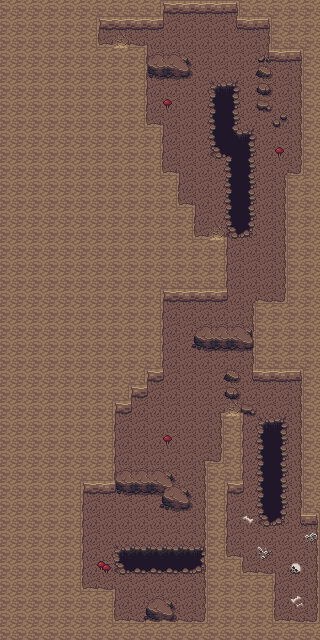

This is a level from a 2D game, rendered from its Tiled map with the project's own tilesets. A one-line summary and the map file follow, with tile-layer data summarised:
An orthogonal 20x40 tile map with 16x16 px tiles, 4 tile layers (Lowest Level, Pit, Layer 3, Wall), 2 tilesets and 46 objects (35x collision, 10x event, collision-line).

<map version="1.10" tiledversion="1.12.2" orientation="orthogonal" renderorder="right-down" compressionlevel="0" width="20" height="40" tilewidth="16" tileheight="16" infinite="0" nextlayerid="7" nextobjectid="47">
 <properties>
  <property name="edges" value="clamped" />
  <property name="inside" type="bool" value="true" />
  <property name="map_type" value="dungeon" />
  <property name="scenario" value="xero" />
  <property name="slug" value="tunnel_below" />
 </properties>
 <tileset firstgid="1" source="../gfx/tilesets/core_city_and_country.tsx" />
 <tileset firstgid="1441" source="../gfx/tilesets/core_outdoor.tsx" />
 <layer id="1" name="Lowest Level" width="20" height="40">
  <data>[800 cells, 800 non-empty, 2 distinct tile ids]</data>
 </layer>
 <layer id="2" name="Pit" width="20" height="40">
  <data>[800 cells, 94 non-empty, 29 distinct tile ids]</data>
 </layer>
 <layer id="3" name="Layer 3" width="20" height="40">
  <data>[800 cells, 0 non-empty, 0 distinct tile ids]</data>
 </layer>
 <layer id="4" name="Wall" width="20" height="40">
  <data>[800 cells, 589 non-empty, 13 distinct tile ids]</data>
 </layer>
 <objectgroup color="#ff0000" id="5" name="Collisions">
  <object id="2" type="collision" x="112" y="544" width="112" height="32" />
  <object id="3" type="collision" x="208" y="464" width="16" height="176" />
  <object id="4" type="collision" x="224" y="416" width="16" height="80" />
  <object id="5" type="collision" x="256" y="416" width="32" height="112" />
  <object id="6" type="collision" x="224" y="368" width="16" height="32" />
  <object id="7" type="collision" x="240" y="400" width="16" height="16" />
  <object id="8" type="collision-line" x="320" y="624">
   <polyline points="0,0 0,-112" />
  </object>
  <object id="9" type="collision" x="144" y="592" width="32" height="32" />
  <object id="10" type="collision" x="192" y="320" width="64" height="32" />
  <object id="11" type="collision" x="208" y="80" width="32" height="80" />
  <object id="12" type="collision" x="224" y="128" width="32" height="112" />
  <object id="13" type="collision" x="256" y="48" width="16" height="64" />
  <object id="14" type="collision" x="272" y="112" width="16" height="16" />
  <object id="15" type="collision" x="144" y="48" width="48" height="32" />
  <object id="16" type="collision" x="112" y="464" width="64" height="32" />
  <object id="17" type="collision" x="160" y="480" width="32" height="32" />
  <object id="18" type="collision" x="0" y="624" width="320" height="16" />
  <object id="19" type="collision" x="0" y="592" width="112" height="32" />
  <object id="20" type="collision" x="0" y="0" width="80" height="592" />
  <object id="21" type="collision" x="80" y="48" width="32" height="448" />
  <object id="22" type="collision" x="112" y="48" width="32" height="352" />
  <object id="23" type="collision" x="144" y="128" width="16" height="256" />
  <object id="24" type="collision" x="112" y="400" width="16" height="16" />
  <object id="25" type="collision" x="160" y="176" width="16" height="128" />
  <object id="26" type="collision" x="176" y="208" width="16" height="96" />
  <object id="27" type="collision" x="192" y="240" width="32" height="64" />
  <object id="28" type="collision" x="224" y="560" width="16" height="64" />
  <object id="29" type="collision" x="240" y="576" width="32" height="48" />
  <object id="30" type="collision" x="304" y="0" width="16" height="528" />
  <object id="31" type="collision" x="80" y="0" width="224" height="16" />
  <object id="32" type="collision" x="80" y="16" width="80" height="16" />
  <object id="33" type="collision" x="80" y="32" width="16" height="16" />
  <object id="34" type="collision" x="240" y="16" width="64" height="16" />
  <object id="35" type="collision" x="272" y="32" width="32" height="32" />
  <object id="36" type="collision" x="288" y="176" width="16" height="208" />
  <object id="37" type="collision" x="256" y="304" width="32" height="80" />
 </objectgroup>
 <objectgroup color="#ffff00" id="6" name="Events">
  <object id="1" name="Play Music" type="event" x="0" y="0" width="16" height="16">
   <properties>
    <property name="act10" value="play_music music_dragons_cave" />
    <property name="cond10" value="not music_playing music_dragons_cave" />
   </properties>
  </object>
  <object id="38" name="Teleport to Aboveground" type="event" x="112" y="32" width="16" height="16">
   <properties>
    <property name="act10" value="transition_teleport player,underhook_tunnel.tmx,7,3,0.3" />
    <property name="act20" value="char_face player,down" />
    <property name="cond10" value="is char_at player" />
    <property name="cond20" value="is char_facing player,down" />
   </properties>
  </object>
  <object id="39" name="Teleport to Aboveground" type="event" x="208" y="224" width="16" height="16">
   <properties>
    <property name="act10" value="transition_teleport player,underhook_tunnel.tmx,13,16,0.3" />
    <property name="act20" value="char_face player,down" />
    <property name="cond10" value="is char_at player" />
    <property name="cond20" value="is char_facing player,down" />
   </properties>
  </object>
  <object id="40" name="Teleport to Aboveground" type="event" x="224" y="400" width="16" height="16">
   <properties>
    <property name="act10" value="transition_teleport player,underhook_tunnel.tmx,14,27,0.3" />
    <property name="act20" value="char_face player,down" />
    <property name="cond10" value="is char_at player" />
    <property name="cond20" value="is char_facing player,down" />
   </properties>
  </object>
  <object id="41" name="JJI Tunnel Below Low Rate Encounter 1" type="event" x="209" y="64" width="93" height="144">
   <properties>
    <property name="act1" value="random_encounter no_gi_highway,0.6" />
    <property name="cond1" value="is char_at player" />
    <property name="cond2" value="is char_moved player" />
   </properties>
  </object>
  <object id="42" name="JJI Tunnel Below Low Rate Encounter 2" type="event" x="128" y="240" width="144" height="144">
   <properties>
    <property name="act1" value="random_encounter no_gi_highway,0.6" />
    <property name="cond1" value="is char_at player" />
    <property name="cond2" value="is char_moved player" />
   </properties>
  </object>
  <object id="43" name="JJI Tunnel Below Low Rate Encounter 3" type="event" x="112" y="416" width="127" height="144">
   <properties>
    <property name="act1" value="random_encounter no_gi_highway,0.6" />
    <property name="cond1" value="is char_at player" />
    <property name="cond2" value="is char_moved player" />
   </properties>
  </object>
  <object id="44" name="JJI Tunnel Story Officer Spawns" type="event" x="0" y="0" width="16" height="16">
   <properties>
    <property name="act10" value="create_npc jji_tunnel_atlas_search_officer,10,9,stand" />
    <property name="act20" value="char_face jji_tunnel_atlas_search_officer,down" />
    <property name="act30" value="create_npc jji_tunnel_koth_route_officer,10,29,stand" />
    <property name="act40" value="char_face jji_tunnel_koth_route_officer,down" />
    <property name="cond10" value="not char_exists jji_tunnel_atlas_search_officer" />
   </properties>
  </object>
  <object id="45" name="JJI Tunnel Story Officer Atlas Search" type="event" x="160" y="144" width="16" height="16">
   <properties>
    <property name="act10" value="char_face jji_tunnel_atlas_search_officer,player" />
    <property name="act20" value="translated_dialog jji_tun_atlas_1" />
    <property name="act30" value="translated_dialog jji_tun_atlas_2" />
    <property name="behav10" value="talk jji_tunnel_atlas_search_officer" />
   </properties>
  </object>
  </objectgroup>
</map>
<!-- 1 of 46 objects omitted -->
